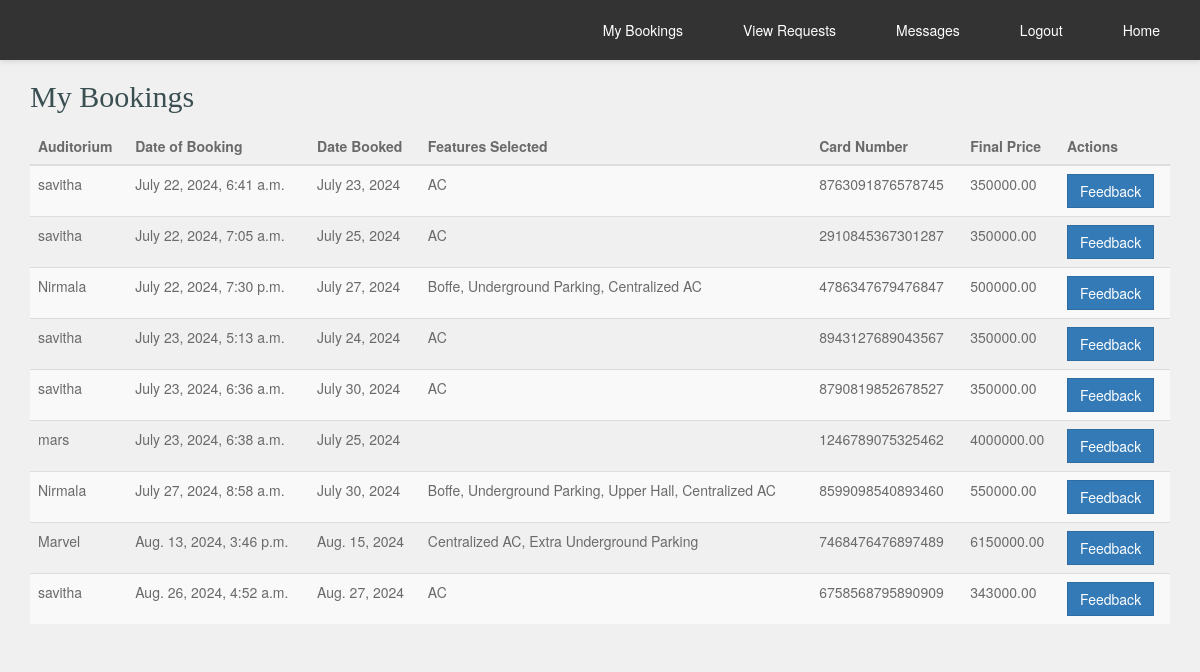
The app's page /user_my_bookings/ (signed in) with its own data.
### auditorium/models.py (models this page shows, shortened)
class BookingHistory(models.Model):
    auditorium = models.ForeignKey(Auditorium, on_delete=models.CASCADE)
    user = models.ForeignKey(settings.AUTH_USER_MODEL, on_delete=models.CASCADE)
    date_booked = models.DateField()
    date_of_booking = models.DateTimeField(auto_now_add=True)
    features_selected = models.TextField()  # To store a comma-separated list of features
    final_price = models.DecimalField(max_digits=10, decimal_places=2)
    card_number = models.CharField(max_length=16)
    cvv = models.CharField(max_length=4)
    admin_amount = models.DecimalField(max_digits=10, decimal_places=2, editable=False)
    is_canceled = models.BooleanField(default=False)
    def save(self, *args, **kwargs):
        if self.final_price is not None:
            self.admin_amount = self.final_price * Decimal('0.15')
        elif self.is_canceled:
            self.admin_amount = Decimal('0.00')
        super().save(*args, **kwargs)

class Auditorium(models.Model):
    user = models.ForeignKey(User, on_delete=models.CASCADE)
    location = models.CharField(max_length=255)
    capacity = models.IntegerField()
    features = models.ManyToManyField('Feature', related_name='auditoriums', blank=True)
    price = models.DecimalField(max_digits=10, decimal_places=2)
    images = models.ImageField(upload_to='auditorium_images/', blank=True, default='../static/images/blue_mac2.jpg')
    approved = models.BooleanField(default=False)  # Ensure this field exists

class User(AbstractBaseUser, PermissionsMixin):
    username = models.CharField(max_length=150, unique=True)
    email = models.EmailField(unique=True)
    role = models.CharField(max_length=50, blank=True, null=True)
    is_staff = models.BooleanField(default=False)
    is_active = models.BooleanField(default=True)
    groups = models.ManyToManyField(Group, related_name='custom_user_groups')
    user_permissions = models.ManyToManyField(Permission, related_name='custom_user_permissions')
    objects = CustomUserManager()
    USERNAME_FIELD = 'email'
    REQUIRED_FIELDS = ['username']

### auditorium/views.py (the view)
# urls.py: path('user_my_bookings/', views.user_my_bookings, name='user_my_bookings'),
@login_required
def user_my_bookings(request):
    today = timezone.now().date()
    bookings = BookingHistory.objects.filter(user=request.user)
    for booking in bookings:
        original_price = booking.final_price / Decimal('0.98')
        booking.is_canceled = booking.final_price < original_price
        booking.save()
    context = {
        'bookings': bookings,
        'today': today
    }
    return render(request, 'user_my_bookings.html', context)

### auditorium/templates/user_my_bookings.html (shortened to what this page needs)
    <!DOCTYPE html>
    <html lang="en-US">
    <head>
        <link rel="stylesheet" href="../static/css/bootstrap.min.css">
        <link rel="stylesheet" href="../static/css/font-awesome.min.css">
        <link rel="stylesheet" href="../static/css/style.css" media="screen"/>
    </head>
    <body>
        {% include 'user_navbar.html' %}
        <div class="container">
            <h2>My Bookings</h2>
        <table class="table table-striped">
            <thead>
                <tr>
                    <th>Auditorium</th>
                    <th>Date of Booking</th>
                    <th>Date Booked</th>
                    <th>Features Selected</th>
                    <th>Card Number</th>
                    <th>Final Price</th>
                    <th>Actions</th>
                </tr>
            </thead>
            <tbody>
                {% for booking in bookings %}
                    <tr>
                        <td>{{ booking.auditorium.user.username }}</td>
                        <td>{{ booking.date_of_booking }}</td>
                        <td>{{ booking.date_booked }}</td>
                        <td>{{ booking.features_selected }}</td>
                        <td>{{ booking.card_number }}</td>
                        <td>{{ booking.final_price }}</td>
                        <td>
                            {% if booking.date_booked <= today %}
                                <button class="btn btn-primary" onclick="redirectToFeedbackPage({{ booking.id }})">Feedback</button>
                            {% elif booking.date_booked > today %}
                                <button class="btn btn-danger" onclick="cancelBooking({{ booking.id }})">Cancel</button>
                            {% elif booking.is_canceled %}
                                <span>Booking cancelled</span>
                            {% endif %}
                        </td>
                    </tr>
                {% empty %}
                    <tr>
                        <td colspan="7">No bookings found.</td>
                    </tr>
                {% endfor %}
            </tbody>
        </table>
        </div>
    </body>
    </html>

### auditorium/static/css/style.css (style rules this page uses)
* { outline: none !important; }
html { -webkit-font-smoothing: antialiased; text-rendering: optimizeLegibility; -webkit-text-size-adjust: none; -ms-text-size-adjust: none; overflow-y: scroll; }
body { color: #6a6a6a; background: #f1f0f0; }
h1, h2, h3, h4, h5, h6 { margin: 0 0 15px 0; color: #3A4F52; font-family: 'Alegreya Sans'; }
.btn { border-radius: 0; }

### records on screen
BookingHistory: auditorium.user.username "savitha", date_of_booking "July 22, 2024, 6:41 a.m.", date_booked "July 23, 2024", features_selected "AC", card_number "8763091876578745", final_price "350000.00"
BookingHistory: auditorium.user.username "savitha", date_of_booking "July 22, 2024, 7:05 a.m.", date_booked "July 25, 2024", features_selected "AC", card_number "2910845367301287", final_price "350000.00"
BookingHistory: auditorium.user.username "Nirmala", date_of_booking "July 22, 2024, 7:30 p.m.", date_booked "July 27, 2024", features_selected "Boffe, Underground Parking, Centralized AC", card_number "4786347679476847", final_price "500000.00"
BookingHistory: auditorium.user.username "savitha", date_of_booking "July 23, 2024, 5:13 a.m.", date_booked "July 24, 2024", features_selected "AC", card_number "8943127689043567", final_price "350000.00"
BookingHistory: auditorium.user.username "savitha", date_of_booking "July 23, 2024, 6:36 a.m.", date_booked "July 30, 2024", features_selected "AC", card_number "8790819852678527", final_price "350000.00"
BookingHistory: auditorium.user.username "mars", date_of_booking "July 23, 2024, 6:38 a.m.", date_booked "July 25, 2024", card_number "1246789075325462", final_price "4000000.00"
BookingHistory: auditorium.user.username "Nirmala", date_of_booking "July 27, 2024, 8:58 a.m.", date_booked "July 30, 2024", features_selected "Boffe, Underground Parking, Upper Hall, Centralized AC", card_number "8599098540893460", final_price "550000.00"
BookingHistory: auditorium.user.username "Marvel", date_of_booking "Aug. 13, 2024, 3:46 p.m.", date_booked "Aug. 15, 2024", features_selected "Centralized AC, Extra Underground Parking", card_number "7468476476897489", final_price "6150000.00"
BookingHistory: auditorium.user.username "savitha", date_of_booking "Aug. 26, 2024, 4:52 a.m.", date_booked "Aug. 27, 2024", features_selected "AC", card_number "6758568795890909", final_price "343000.00"
